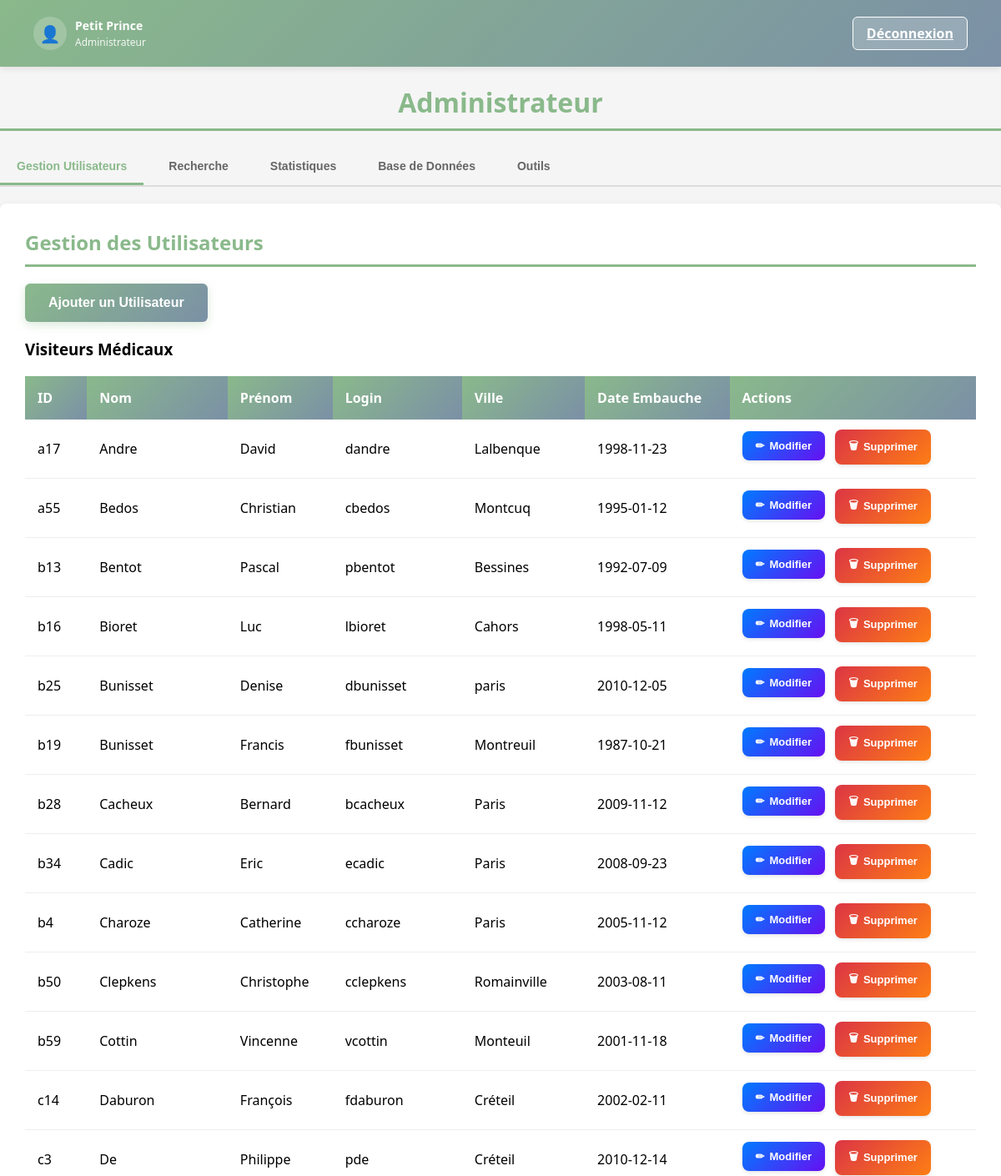
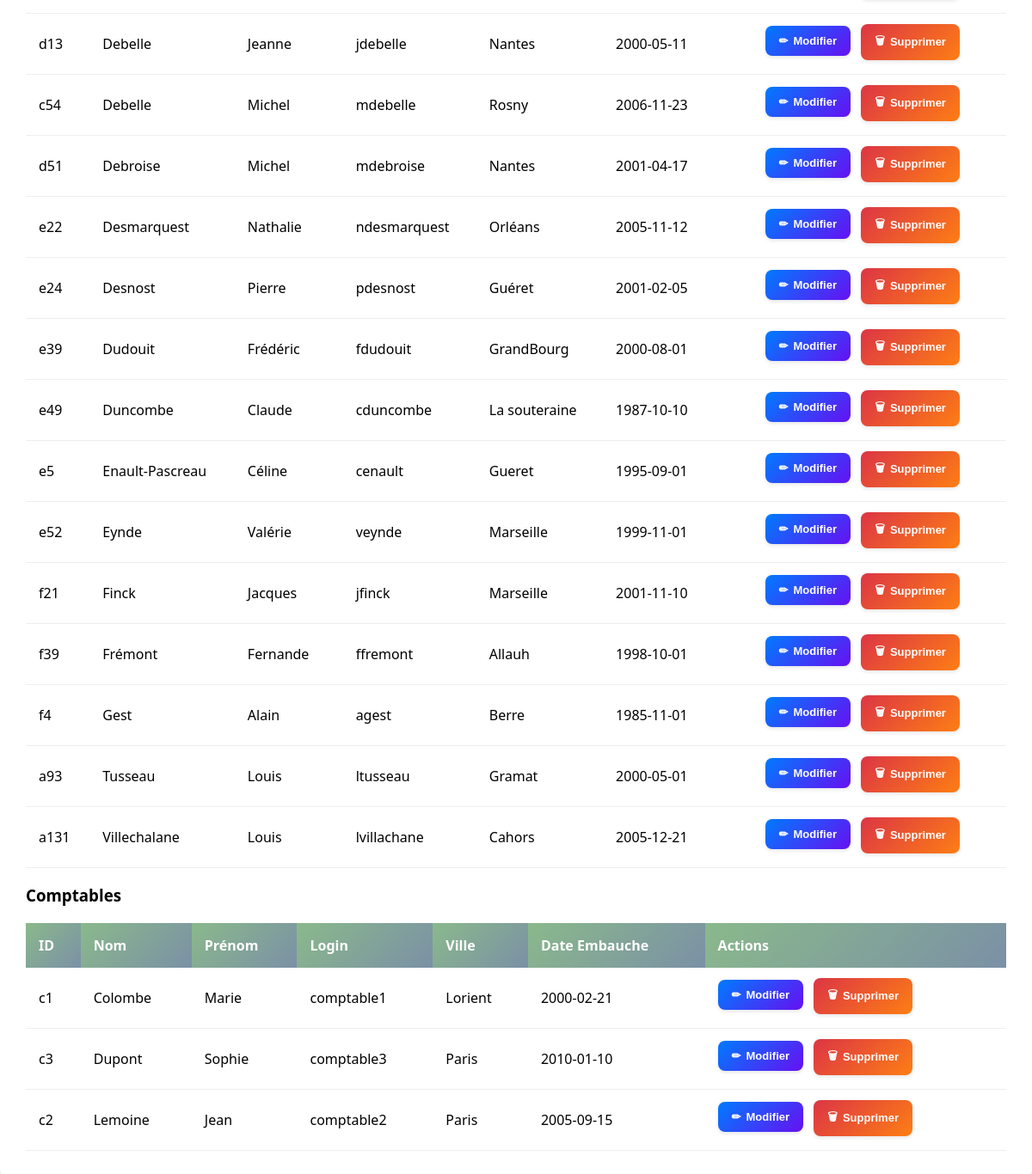
The page /admin.php (signed in) on the database its author committed (2 pictures, top to bottom).
### tables this page shows
CREATE TABLE visiteur (
    id CHAR(4) PRIMARY KEY,
    nom VARCHAR(50),
    prenom VARCHAR(50),
    login VARCHAR(50),
    mdp VARCHAR(50),
    adresse VARCHAR(100),
    cp INT,
    ville VARCHAR(50),
    dateEmbauche DATE
);

CREATE TABLE comptable (
    id CHAR(4) PRIMARY KEY,
    nom VARCHAR(50),
    prenom VARCHAR(50),
    login VARCHAR(50),
    mdp VARCHAR(50),
    adresse VARCHAR(100),
    cp INT,
    ville VARCHAR(50),
    dateEmbauche DATE
);

### admin.php (the view, shortened to what this page needs)
<?php
try {
    $bdd = new PDO(
        'mysql:host=localhost;dbname=gsbV2;charset=utf8', 'root', '');
    $bdd->setAttribute(PDO::ATTR_ERRMODE, PDO::ERRMODE_EXCEPTION);
}
catch (PDOException $e) {
    die('Erreur de connexion : ' . $e->getMessage());
}
?>
<!DOCTYPE html>
<html lang="fr">
<head>
    <link rel="stylesheet" href="admin.css">
</head>
<body>
    <div class="header-connected">
        <div class="user-info">
            <div class="profile-badge">
                <div class="profile-icon">👤</div>
                <div class="profile-text">
                    <h3><?php echo htmlspecialchars($_SESSION['user']['prenom'] . ' ' . $_SESSION['user']['nom']); ?></h3>
                    <p>Administrateur</p>
                </div>
            </div>
        </div>
        <a href="logout.php" class="logout-btn">Déconnexion</a>
    </div>
    <h1>Administrateur</h1>
    <div class="container">
        <div class="tabs">
            <button class="tab-button active" onclick="switchTab('users')">Gestion Utilisateurs</button>
            <button class="tab-button" onclick="switchTab('search')">Recherche</button>
            <button class="tab-button" onclick="switchTab('stats')">Statistiques</button>
            <button class="tab-button" onclick="switchTab('database')">Base de Données</button>
            <button class="tab-button" onclick="switchTab('tools')">Outils</button>
        </div>
        <div id="users" class="tab-content active">
            <h2>Gestion des Utilisateurs</h2>
            <div style="margin-bottom: 20px;">
                <button class="submit-btn" onclick="showAddUserForm()">Ajouter un Utilisateur</button>
            </div>
            <h3>Visiteurs Médicaux</h3>
            <?php
            $visiteursStmt = $bdd->query('SELECT * FROM visiteur ORDER BY nom, prenom');
            $visiteurs = $visiteursStmt->fetchAll(PDO::FETCH_ASSOC);
            ?>
            <?php if (!empty($visiteurs)): ?>
                <table class="expenses-table">
                    <thead>
                        <tr>
                            <th>ID</th>
                            <th>Nom</th>
                            <th>Prénom</th>
                            <th>Login</th>
                            <th>Ville</th>
                            <th>Date Embauche</th>
                            <th>Actions</th>
                        </tr>
                    </thead>
                    <tbody>
                        <?php foreach ($visiteurs as $visiteur): ?>
                            <tr>
                                <td><?php echo htmlspecialchars($visiteur['id']); ?></td>
                                <td><?php echo htmlspecialchars($visiteur['nom']); ?></td>
                                <td><?php echo htmlspecialchars($visiteur['prenom']); ?></td>
                                <td><?php echo htmlspecialchars($visiteur['login']); ?></td>
                                <td><?php echo htmlspecialchars($visiteur['ville']); ?></td>
                                <td><?php echo htmlspecialchars($visiteur['dateEmbauche']); ?></td>
                                <td>
                                    <button class="btn-edit" onclick="editUser('visiteur', '<?php echo $visiteur['id']; ?>')">Modifier</button>
                                    <button class="btn-delete" onclick="deleteUser('visiteur', '<?php echo $visiteur['id']; ?>')">Supprimer</button>
                                </td>
                            </tr>
                        <?php endforeach; ?>
                    </tbody>
                </table>
            <?php else: ?>
                <p>Aucun visiteur trouvé.</p>
            <?php endif; ?>
            <h3>Comptables</h3>
            <?php
            $comptablesStmt = $bdd->query('SELECT * FROM comptable ORDER BY nom, prenom');
            $comptables = $comptablesStmt->fetchAll(PDO::FETCH_ASSOC);
            ?>
            <?php if (!empty($comptables)): ?>
                <table class="expenses-table">
                    <thead>
                        <tr>
                            <th>ID</th>
                            <th>Nom</th>
                            <th>Prénom</th>
                            <th>Login</th>
                            <th>Ville</th>
                            <th>Date Embauche</th>
                            <th>Actions</th>
                        </tr>
                    </thead>
                    <tbody>
                        <?php foreach ($comptables as $comptable): ?>
                            <tr>
                                <td><?php echo htmlspecialchars($comptable['id']); ?></td>
                                <td><?php echo htmlspecialchars($comptable['nom']); ?></td>
                                <td><?php echo htmlspecialchars($comptable['prenom']); ?></td>
                                <td><?php echo htmlspecialchars($comptable['login']); ?></td>
                                <td><?php echo htmlspecialchars($comptable['ville']); ?></td>
                                <td><?php echo htmlspecialchars($comptable['dateEmbauche']); ?></td>
                                <td>
                                    <button class="btn-edit" onclick="editUser('comptable', '<?php echo $comptable['id']; ?>')">Modifier</button>
                                    <button class="btn-delete" onclick="deleteUser('comptable', '<?php echo $comptable['id']; ?>')">Supprimer</button>
                                </td>
                            </tr>
                        <?php endforeach; ?>
                    </tbody>
                </table>
            <?php else: ?>
                <p>Aucun comptable trouvé.</p>
            <?php endif; ?>
        </div>
    </div>
</body>
</html>

### admin.css (style rules this page uses)
* { box-sizing: border-box; }
body { margin: 0; padding: 0; background: #f5f5f5; font-family: 'Segoe UI', sans-serif; }
.header-connected { background: linear-gradient(135deg, #8ab98b 0%, #7b90a6 100%); color: white; padding: 20px 40px; display: flex; justify-content: space-between; align-items: center; box-shadow: 0 2px 8px rgba(0, 0, 0, 0.1); }
.user-info { display: flex; align-items: center; gap: 15px; }
.profile-badge { display: flex; align-items: center; gap: 10px; }
.profile-icon { width: 40px; height: 40px; border-radius: 50%; background: rgba(255, 255, 255, 0.2); display: flex; align-items: center; justify-content: center; font-size: 20px; }
.profile-text h3 { margin: 0; font-size: 14px; font-weight: 600; }
.profile-text p { margin: 2px 0 0 0; font-size: 12px; opacity: 0.9; }
.logout-btn { background: rgba(255, 255, 255, 0.2); border: 1px solid white; color: white; padding: 8px 16px; border-radius: 6px; cursor: pointer; font-weight: 600; transition: all 0.3s; }
.tabs { display: flex; gap: 10px; margin-bottom: 20px; border-bottom: 2px solid #ddd; }
.tab-button { background: none; border: none; padding: 12px 20px; cursor: pointer; font-size: 14px; font-weight: 600; color: #666; border-bottom: 3px solid transparent; transition: all 0.3s; }
.tab-button.active { color: #8ab98b; border-bottom-color: #8ab98b; }
.tab-content { display: none; background: white; padding: 30px; border-radius: 8px; box-shadow: 0 2px 8px rgba(0, 0, 0, 0.08); }
.tab-content.active { display: block; }
h1 { text-align: center; color: #8ab98b; border-bottom: 3px solid #8ab98b; padding-bottom: 10px; }
h2 { color: #8ab98b; border-bottom: 3px solid #8ab98b; padding-bottom: 10px; margin: 0 0 20px 0; }
.submit-btn { background: linear-gradient(135deg, #8ab98b 0%, #7b90a6 100%); color: white; border: none; padding: 14px 28px; border-radius: 6px; font-size: 16px; font-weight: 600; cursor: pointer; transition: all 0.3s; box-shadow: 0 4px 12px rgba(138, 185, 139, 0.3); }
.expenses-table { width: 100%; border-collapse: collapse; margin-top: 20px; }
.expenses-table th { background: linear-gradient(135deg, #8ab98b 0%, #7b90a6 100%); color: white; padding: 15px; text-align: left; font-weight: 600; }
.expenses-table td { padding: 12px 15px; border-bottom: 1px solid #eee; }
.btn-valider, .btn-refuser, .btn-edit, .btn-delete, .btn-view, .btn-structure { padding: 10px 16px; border: none; border-radius: 8px; font-size: 13px; font-weight: 600; cursor: pointer; transition: all 0.3s ease; display: inline-flex; align-items: center; gap: 6px; text-decoration: none; box-shadow: 0 2px 4px rgba(0, 0, 0, 0.1); margin-right: 8px; margin-bottom: 4px; position: relative; overflow: hidden; }
.btn-refuser, .btn-delete { background: linear-gradient(135deg, #dc3545 0%, #fd7e14 100%); color: white; }
.btn-edit { background: linear-gradient(135deg, #007bff 0%, #6610f2 100%); color: white; }
.btn-edit::before { content: "✏"; }
.btn-delete::before, .btn-refuser::before { content: "🗑"; }

### rows shown on the page
visiteur: id "a17", nom "Andre", prenom "David", login "dandre", ville "Lalbenque", dateEmbauche "1998-11-23"
visiteur: id "a55", nom "Bedos", prenom "Christian", login "cbedos", ville "Montcuq", dateEmbauche "1995-01-12"
visiteur: id "b13", nom "Bentot", prenom "Pascal", login "pbentot", ville "Bessines", dateEmbauche "1992-07-09"
visiteur: id "b16", nom "Bioret", prenom "Luc", login "lbioret", ville "Cahors", dateEmbauche "1998-05-11"
visiteur: id "b25", nom "Bunisset", prenom "Denise", login "dbunisset", ville "paris", dateEmbauche "2010-12-05"
visiteur: id "b19", nom "Bunisset", prenom "Francis", login "fbunisset", ville "Montreuil", dateEmbauche "1987-10-21"
visiteur: id "b28", nom "Cacheux", prenom "Bernard", login "bcacheux", ville "Paris", dateEmbauche "2009-11-12"
visiteur: id "b34", nom "Cadic", prenom "Eric", login "ecadic", ville "Paris", dateEmbauche "2008-09-23"
visiteur: id "b4", nom "Charoze", prenom "Catherine", login "ccharoze", ville "Paris", dateEmbauche "2005-11-12"
visiteur: id "b50", nom "Clepkens", prenom "Christophe", login "cclepkens", ville "Romainville", dateEmbauche "2003-08-11"
visiteur: id "b59", nom "Cottin", prenom "Vincenne", login "vcottin", ville "Monteuil", dateEmbauche "2001-11-18"
visiteur: id "c14", nom "Daburon", prenom "François", login "fdaburon", ville "Créteil", dateEmbauche "2002-02-11"
visiteur: id "c3", nom "De", prenom "Philippe", login "pde", ville "Créteil", dateEmbauche "2010-12-14"
visiteur: id "d13", nom "Debelle", prenom "Jeanne", login "jdebelle", ville "Nantes", dateEmbauche "2000-05-11"
visiteur: id "c54", nom "Debelle", prenom "Michel", login "mdebelle", ville "Rosny", dateEmbauche "2006-11-23"
visiteur: id "d51", nom "Debroise", prenom "Michel", login "mdebroise", ville "Nantes", dateEmbauche "2001-04-17"
visiteur: id "e22", nom "Desmarquest", prenom "Nathalie", login "ndesmarquest", ville "Orléans", dateEmbauche "2005-11-12"
visiteur: id "e24", nom "Desnost", prenom "Pierre", login "pdesnost", ville "Guéret", dateEmbauche "2001-02-05"
visiteur: id "e39", nom "Dudouit", prenom "Frédéric", login "fdudouit", ville "GrandBourg", dateEmbauche "2000-08-01"
visiteur: id "e49", nom "Duncombe", prenom "Claude", login "cduncombe", ville "La souteraine", dateEmbauche "1987-10-10"
visiteur: id "e5", nom "Enault-Pascreau", prenom "Céline", login "cenault", ville "Gueret", dateEmbauche "1995-09-01"
visiteur: id "e52", nom "Eynde", prenom "Valérie", login "veynde", ville "Marseille", dateEmbauche "1999-11-01"
visiteur: id "f21", nom "Finck", prenom "Jacques", login "jfinck", ville "Marseille", dateEmbauche "2001-11-10"
visiteur: id "f39", nom "Frémont", prenom "Fernande", login "ffremont", ville "Allauh", dateEmbauche "1998-10-01"
visiteur: id "f4", nom "Gest", prenom "Alain", login "agest", ville "Berre", dateEmbauche "1985-11-01"
visiteur: id "a93", nom "Tusseau", prenom "Louis", login "ltusseau", ville "Gramat", dateEmbauche "2000-05-01"
visiteur: id "a131", nom "Villechalane", prenom "Louis", login "lvillachane", ville "Cahors", dateEmbauche "2005-12-21"
comptable: id "c1", nom "Colombe", prenom "Marie", login "comptable1", ville "Lorient", dateEmbauche "2000-02-21"
comptable: id "c3", nom "Dupont", prenom "Sophie", login "comptable3", ville "Paris", dateEmbauche "2010-01-10"
comptable: id "c2", nom "Lemoine", prenom "Jean", login "comptable2", ville "Paris", dateEmbauche "2005-09-15"

### other values the page prints
$_SESSION['user']['prenom'] . ' ' . $_SESSION['user']['nom'] "Petit Prince"
